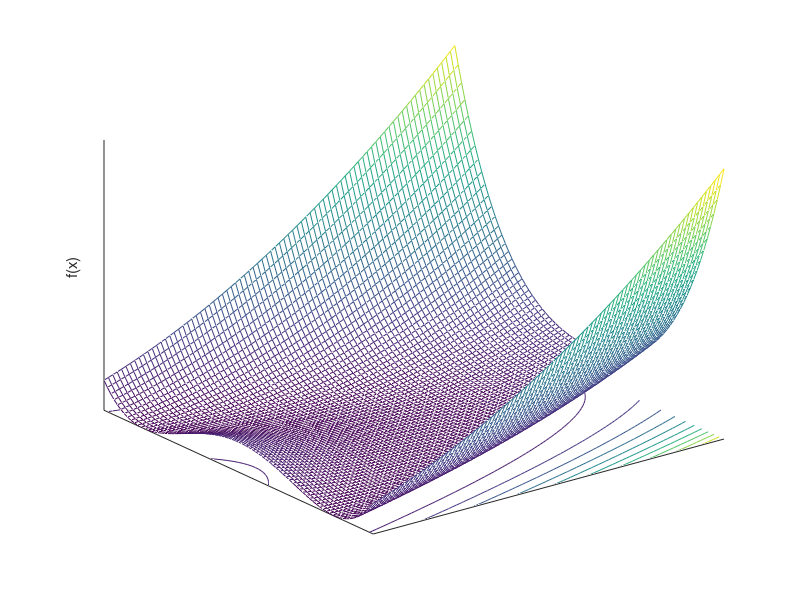

This chart was generated by the following MATLAB code:
function RosenbrockPlot

dx = 0.05;
xlimits = [-2 2];
N = floor((xlimits(2) - xlimits(1)) / dx) + 1;
obj = zeros(N, N);
i = 0;
for x = xlimits(1) : dx : xlimits(2)
    i = i + 1;
    k = 0;
    for y = xlimits(1) : dx : xlimits(2)
        k = k + 1;
        obj(i,k) = 100 * (y - x^2)^2 + (x - 1)^2;
    end
end
close all;
[x, y] = meshgrid(xlimits(1) : dx : xlimits(2));
meshc(-x,y,obj);
zlabel('f(x)')
set(gca, 'XTick', [])
set(gca, 'YTick', [])
set(gca, 'ZTick', [])
temp = axis;
axis([xlimits, xlimits, temp(5), max(max(obj))])